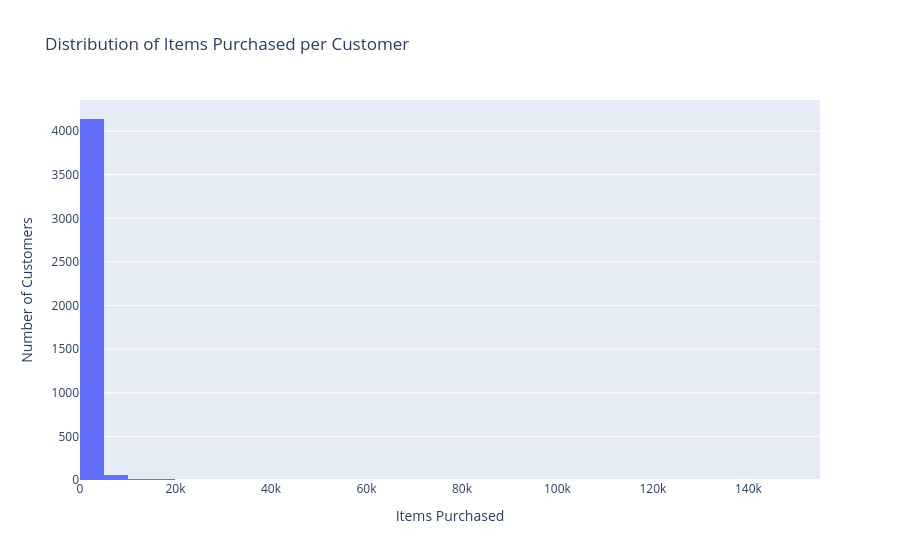

Notebook source saved alongside this figure:
### Code cell
fig = px.histogram(
    df,
    x="ItemsPurchased",
    nbins=50,
    title="Distribution of Items Purchased per Customer"
)

fig.update_layout(
    xaxis_title="Items Purchased",
    yaxis_title="Number of Customers"
)

fig.show()

### Figure 1 — Plotly figure (JSON) as saved in the notebook; plotly's stock layout.template omitted (floating-point values rounded to 4 significant figures; data arrays with more than 128 entries replaced by an {"elided": "..."} marker saying what was removed)
{"data": [{"bingroup": "x", "hovertemplate": "ItemsPurchased=%{x}<br>count=%{y}<extra></extra>", "legendgroup": "", "marker": {"color": "#636efa", "pattern": {"shape": ""}}, "name": "", "nbinsx": 50, "orientation": "v", "showlegend": false, "type": "histogram", "x": {"elided": "4239 int values"}, "xaxis": "x", "yaxis": "y"}], "layout": {"barmode": "relative", "legend": {"tracegroupgap": 0}, "title": {"text": "Distribution of Items Purchased per Customer"}, "xaxis": {"anchor": "y", "domain": [0, 1], "title": {"text": "Items Purchased"}}, "yaxis": {"anchor": "x", "domain": [0, 1], "title": {"text": "Number of Customers"}}}}
